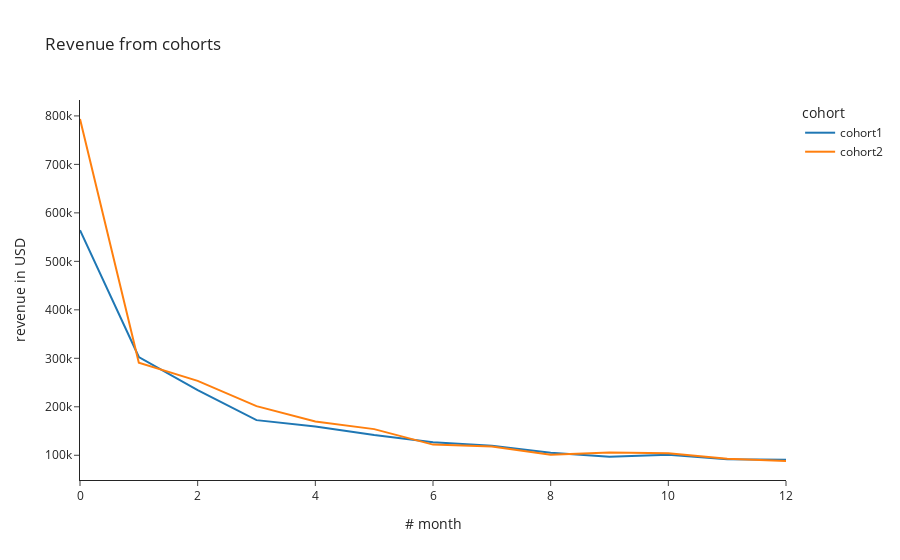

Notebook cell for this chart:
### Code cell
px.line(rev_ret_df[['cohort1_revenue', 'cohort2_revenue']].rename(
    columns = {'cohort1_revenue': 'cohort1', 'cohort2_revenue': 'cohort2'}),
    title = 'Revenue from cohorts',
    labels = {
        'value': 'revenue in USD',
        'num_month': '# month',
        'variable': 'cohort'
    }
)

### Figure 1 — Plotly figure (JSON) as saved in the notebook; plotly's stock layout.template omitted (floating-point values rounded to 4 significant figures)
{"data": [{"hovertemplate": "cohort=cohort1<br># month=%{x}<br>revenue in USD=%{y}<extra></extra>", "legendgroup": "cohort1", "line": {"color": "#1F77B4", "dash": "solid"}, "marker": {"symbol": "circle"}, "mode": "lines", "name": "cohort1", "orientation": "v", "showlegend": true, "type": "scatter", "x": [0, 1, 2, 3, 4, 5, 6, 7, 8, 9, 10, 11, 12], "xaxis": "x", "y": [564200.0, 302700.0, 234400.0, 172400.0, 159500.0, 141700.0, 127100.0, 119400.0, 105100.0, 97000.0, 101300.0, 91550.0, 90640.0], "yaxis": "y"}, {"hovertemplate": "cohort=cohort2<br># month=%{x}<br>revenue in USD=%{y}<extra></extra>", "legendgroup": "cohort2", "line": {"color": "#FF7F0E", "dash": "solid"}, "marker": {"symbol": "circle"}, "mode": "lines", "name": "cohort2", "orientation": "v", "showlegend": true, "type": "scatter", "x": [0, 1, 2, 3, 4, 5, 6, 7, 8, 9, 10, 11, 12], "xaxis": "x", "y": [793600.0, 290800.0, 253500.0, 201400.0, 169600.0, 153900.0, 122000.0, 118300.0, 100900.0, 105700.0, 104100.0, 93020.0, 88170.0], "yaxis": "y"}], "layout": {"legend": {"title": {"text": "cohort"}, "tracegroupgap": 0}, "title": {"text": "Revenue from cohorts"}, "xaxis": {"anchor": "y", "domain": [0, 1], "title": {"text": "# month"}}, "yaxis": {"anchor": "x", "domain": [0, 1], "title": {"text": "revenue in USD"}}}}
